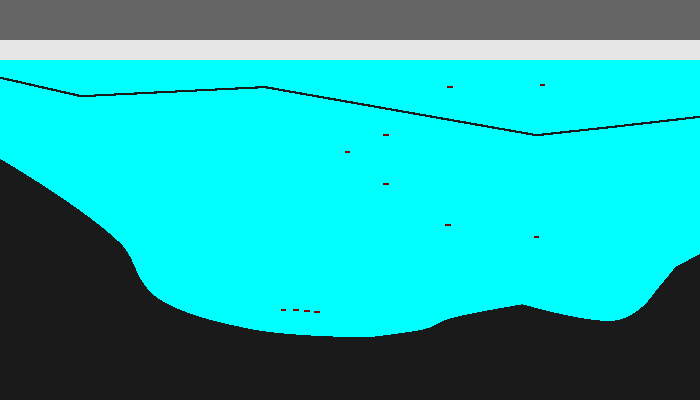
#> input picture src/seidart/recipes/common_offset/englacialwater.png, 700 x 400 px
$ python prjbuild.py --imagefile ../../../../../../src/seidart/recipes/common_offset/englacialwater.png
#> lines starting #> are read from the running program, lines starting #| are printed output that depends on the picture
#!/usr/bin/env python3
#
# This script will read an image and build the template project file template
# to be used in the seisarT program
#
# -----------------------------------------------------------------------------

import argparse
import numpy as np
import matplotlib.image as mpimg
from typing import Tuple

__all__ = ['prjbuild']


# -------------------------------- String Variables -------------------------------
new_line = '\n'
header_comment = """
# This is a project file template for the SeidarT software. In order to run the
# model for seismic, electromagnetic or both, the required inputs must be
#
# Domain Input Values:
#	dim 		- STR; either '2' or '2.5'; default is '2'
#	nx,ny,nz 	- INT; the dimensions of the image. If dim = 2.5, and ny is
#			  empty then default ny=1
#	dx,dy,dz	- REAL; the spatial step size for each dimension in meters. If
#			  dim = 2.5 and dy is empty then default dy=min(dx,dz)
#
# Material Input Values:
#	id 		- INT; the identifier given to each unique rgb value as it
#			  is read into the computer. It's recommended to use this
#			  script to make sure it's sorted correctly.
#	R/G/B 		- STR; the 0-255 values for each color code.
#	Temperature 	- FLOAT (REAL); temperature in Celsius.
#	Density 	- FLOAT (REAL); density in kg/m^3
#	Porosity 	- FLOAT (REAL); percent porosity
#	Water_Content 	- FLOAT (REAL); percent of pores that contain water
#	Anisotropic 	- BOOL; whether the material is anisotropic (True) or
#			  isotropic (False).
#	ANG_File 	- STR; if Anisotrpic is True then the full path to the
#			  .ang file is supplied. The .ang file is a delimited text
#			  file that contains the 3-by-n array of euler rotation
#			  angles in radians.
#
#		or alternatively...
#	C11-C66 	- FLOAT (REAL); the stiffness coefficients with the appropriate id
#	E11-E33,S11-S33	- FLOAT (REAL); the permittivity and conductivity coefficients and
#			  'id' value corresponding to the coefficients along the diagonal
#			  of their respective tensors.
#
#
# Source Input Values:
#	dt 		- REAL; dx/(2*maxvelcity)
#	steps 		- INT; the total number of time steps
#	x,y,z 		- REAL; locations in meters, +x is to the right, +z is down, +y is into the screen
#	f0 		- REAL; center frequency for the guassian pulse function if
#			  'source_file' isn't supplied
#	theta 		- REAL; source orientation in the x-z plane,
#	phi 		- REAL; source orientation in the x-y plane for 2.5/3D only,
#	source_file	- STR; the pointer to the text file that contains the source
#			  timeseries as a steps-by-1 vector.
#
# 	**phi and theta are the rotation angles for spherical coordinates so
#		x = r sin(theta)cos(phi)
#		y = r sin(theta)sin(phi)
#		z = r cos(theta)
#
#	Theta is the angle from the z-axis (+ down relative to image), phi is the
#	angle from x-axis in the x-y plane (+ counterclockwise when viewed from above)
#
# Written by Steven Bernsen
# University of Maine
# -----------------------------------------------------------------------------

"""


# ------------------------ Some Necessary Definitions -------------------------

def image2int(imfilename: str) -> Tuple[np.ndarray, np.ndarray]:
	"""
	Converts an image file to a 2D array of integer values representing unique
	RGB combinations and returns the unique RGB values.

	:param imfilename: The path to the image file.
	:type imfilename: str
	:return: A tuple containing the 2D array of integer values and the array of unique RGB values.
	:rtype: Tuple[np.ndarray, np.ndarray]
	"""
	# read the image
	img = mpimg.imread(imfilename)
#> img is the input picture: shape (400, 700, 3) float32; mean R, G, B 0.112, 0.694, 0.694
	# Convert RGB to a single value
	rgb_int = np.array(65536*img[:,:,0] +  255*img[:,:,1] + img[:,:,2])
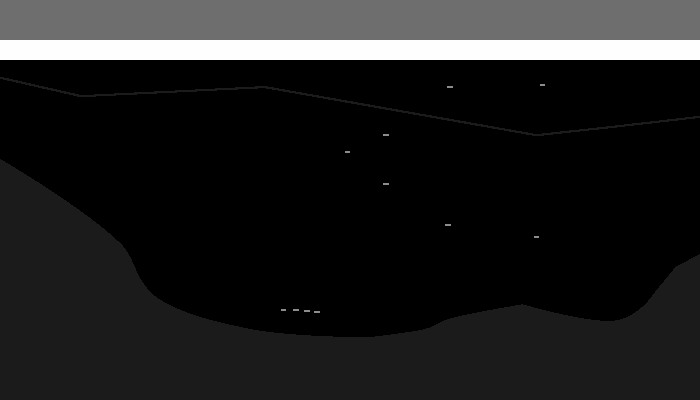
#> rgb_int: shape (400, 700) float64; min 256, max 59341.8, mean 7519.6; drawn with min black and max white
	# Get the unique values of the image
	rgb_uni = np.unique(rgb_int)
#> rgb_uni = [256, 6708.2, 25800.8, 32896.5, 59341.8]
	# We want the unique rgb values too
	rgb = np.zeros( [len(rgb_uni), 3] )
#> rgb = [[0, 0, 0], [0, 0, 0], [0, 0, 0], [0, 0, 0], [0, 0, 0]]
	# reshape the image. We know it's three channels
	img_vect = np.zeros( [np.prod(rgb_int.shape), 3] )
	img_vect[:,0] = np.reshape(img[:, :, 0], np.prod(np.shape(img[:, :, 0]) ) )
	img_vect[:,1] =	np.reshape(img[:, :, 1], np.prod(np.shape(img[:, :, 1]) ) )
	img_vect[:,2] =	np.reshape(img[:, :, 2], np.prod(np.shape(img[:, :, 2]) ) )

	for ind in range(0, len(rgb_uni) ):
		rgb_ind = np.reshape(rgb_int == rgb_uni[ind], [np.prod(rgb_int.shape)])
		rgb[ind,:] = (img_vect[rgb_ind,:])[0,:]
		rgb_int[ rgb_int == rgb_uni[ind] ] = ind
#> this loop made 5 passes
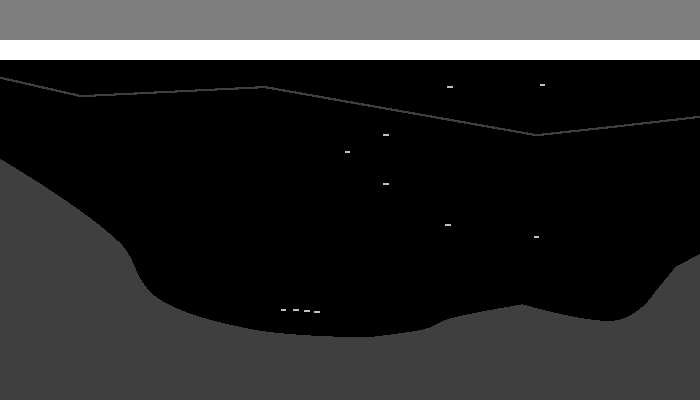
#> rgb_int: shape (400, 700) float64; min 0, max 4, mean 0.671; drawn with min black and max white
#> after the loop, rgb = [[0, 1, 1], [0.102, 0.102, 0.102], [0.392, 0.392, 0.392], [0.502, 0, 0], [0.902, 0.902, 0.902]]

	if np.max(rgb) <= 1.0:
		rgb = rgb * 255
#> rgb = [[0, 255, 255], [26, 26, 26], [100, 100, 100], [128, 0, 0], [230, 230, 230]]
		rgb = rgb.astype(int)

	return( rgb_int.astype(int), rgb)

def prjbuild(image_file: str, prjfile: str, file_header = header_comment) -> None:
	"""
	Generates a project file (.prj) based on an input image file. This file
	contains domain parameters, material parameters, attenuation parameters,
	seismic parameters, and electromagnetic parameters derived from the image.

	:param image_file: The path to the input image file.
	:param prjfile: The path where the project file is to be saved.
	:type image_file: str
	:type prjfile: str
	"""
	# ----- Read the image file
	im, rgb = image2int(image_file)
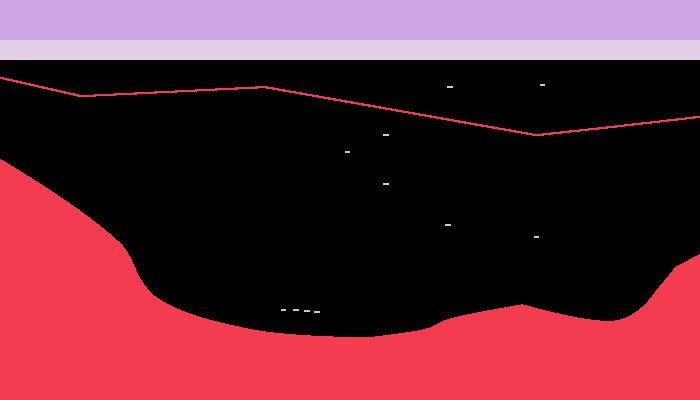
#> im: shape (400, 700) int64; 5 distinct labels, from 0 to 4; one colour per label, 0 black
	im = im.transpose()
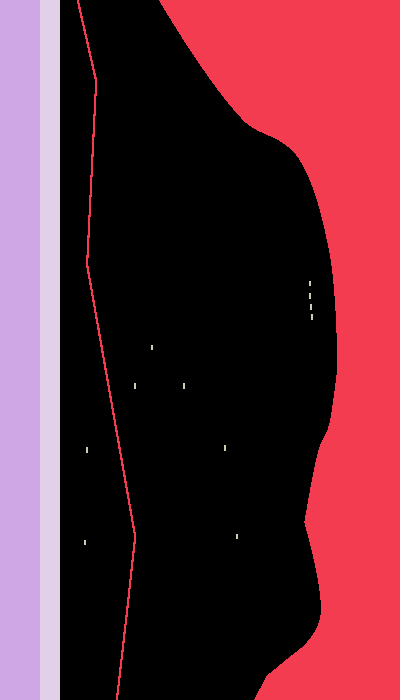
#> im: shape (700, 400) int64; 5 distinct labels, from 0 to 4; one colour per label, 0 black
	mat_id = np.unique(im)
#> mat_id = [0, 1, 2, 3, 4]
	# Start writing the project file. To allow for headers we will start all
	# pertinant information after
	with open(prjfile, 'w') as prj:
		prj.write(file_header)
		prj.write(new_line)
		prj.write('I,'+image_file+new_line)
		prj.write(new_line)

	# -------------------------------------------------------------------------
	# ------ Write domain parameters
	dim = 'D,dim,2'
	nx = 'D,nx,' + str(np.shape(im)[0])
#> nx = 'D,nx,700'
	ny = 'D,ny,1'
	nz = 'D,nz,' + str(np.shape(im)[1])
#> nz = 'D,nz,400'
	dx = 'D,dx,'
	dy = 'D,dy,1'
	dz = 'D,dz,'
	cpml = 'D,cpml,20'
	nmat = 'D,nmats,' + str(len( np.unique(im) ))
#> nmat = 'D,nmats,5'
	tfile = 'D,tfile,'
	with open(prjfile, 'a') as prj:
		prj.write(dim+new_line)
		prj.write(nx+new_line)
		prj.write(ny+new_line)
		prj.write(nz+new_line)
		prj.write(dx+new_line)
		prj.write(dy+new_line)
		prj.write(dz+new_line)
		prj.write(cpml+new_line)
		prj.write(nmat+new_line)
		prj.write(tfile + new_line)
		prj.write(new_line)

	# -------------------------------------------------------------------------
	# ----- Write material parameters
	header = ("# number, id, R/G/B, Temperature, Density, Porosity, "
					"Water_Content, Anisotropic, ANG_File")

	with open(prjfile, 'a') as prj:
		i = 0
		prj.write(header + new_line )
		for x in mat_id:
			ln = ('M,' + str(x) + ',,' + str(rgb[x,0])  + '/' +
				str(rgb[x,1]) + '/' + str(rgb[x,2]) +
				',,,,,,')
			prj.write( ln + new_line)
#> this loop made 5 passes
#> ln on passes 1 to 5: 'M,0,,0/255/255,,,,,,', 'M,1,,26/26/26,,,,,,', 'M,2,,100/100/100,,,,,,', 'M,3,,128/0/0,,,,,,', 'M,4,,230/230/230,,,,,,'
		prj.write(new_line)

	# -------------------------------------------------------------------------
	# ----- Write the attenuation parameters
	header = ("# number, AlphaX, AlphaY, AlphaZ, fref")
	with open(prjfile, 'a') as prj:
		i = 0
		prj.write(header + new_line)
		for x in mat_id:
			ln = ('A,' + str(x) + ',0.0,0.0,0.0,1.0')
			prj.write(ln + new_line)
#> this loop made 5 passes
#> ln on passes 1 to 5: 'A,0,0.0,0.0,0.0,1.0', 'A,1,0.0,0.0,0.0,1.0', 'A,2,0.0,0.0,0.0,1.0', 'A,3,0.0,0.0,0.0,1.0', 'A,4,0.0,0.0,0.0,1.0'
		prj.write(new_line)

	# -------------------------------------------------------------------------
	# ----- Write seismic parameters
	dt = 'dt,'
	steps = 'time_steps,1'
	x = 'x,1.0'
	y = 'y,1.0'
	z = 'z,1.0'
	f0 = 'f0,1.0'
	theta = 'theta,0'
	phi = 'phi,0'
	source_file='source_file,'
	#
	comm = '# The source parameters for the seismic model'
	header = '# id, C11, C12, C13, C22, C23, C33, C44, C55, C66, rho'
	#
	with open(prjfile, 'a') as prj:
		i = 0
		prj.write(comm + new_line)
		prj.write('S,' + dt + new_line)
		prj.write('S,' + steps + new_line)
		prj.write('S,' + x + new_line)
		prj.write('S,' + y + new_line)
		prj.write('S,' + z + new_line)
		prj.write('S,' + f0 + new_line)
		prj.write('S,' + theta + new_line)
		prj.write('S,' + phi + new_line)
		prj.write(new_line)

		prj.write(header + new_line )
		for ind in mat_id:
			prj.write( 'C,' + str(ind) + ',,,,,,,,,,' + new_line)

		prj.write(new_line)

	# -------------------------------------------------------------------------
	# ----- Write EM Parameters
	comm = '# The source parameters for the electromagnetic model'
	header = '# id, e11, e12, e13, e22, e23, e33, s11, s12, s13, s22, s23, s33'
	#
	with open(prjfile, 'a') as prj:
		i = 0
		prj.write(comm + new_line)
		prj.write('E,' + dt + new_line)
		prj.write('E,' + steps + new_line)
		prj.write('E,' + x + new_line)
		prj.write('E,' + y + new_line)
		prj.write('E,' + z + new_line)
		prj.write('E,' + f0 + new_line)
		prj.write('E,' + theta + new_line)
		prj.write('E,' + phi + new_line)

		prj.write(new_line)

		prj.write(header + new_line )
		for ind in mat_id:
			prj.write( 'P,' + str(ind) + ',,,,,,,,,,' + new_line)

		prj.write(new_line)


def main():
	# -------------------------- Command Line Arguments ------------------------
	parser = argparse.ArgumentParser(description="""The SeidarT software
        requires a .PNG image that is used to construct the model domain for
        seismic and electromagnetic wave propagation. Given the image file, a
        project file will be constructed which contains all the necessary
        parameters to be read in to the finite differences time domain modeling
        schemes.""" )

	parser.add_argument(
		'-i','--imagefile',
		nargs=1, type=str, required = True,
		help='the full file path for the image', default=None
	)

	parser.add_argument(
		'-p', '--prjfile',
		nargs=1, type=str, required = False, default = 'steven_bernsen_rules.prj',
		help = """Name of output file path with extension .prj and excluding
		the full path directory."""
	)

	# Get the arguments
	args = parser.parse_args()
	image_file = ''.join(args.imagefile)
	prjfile = ''.join(args.prjfile)
	prjbuild(image_file, prjfile)


if __name__ == "__main__":
	main()
